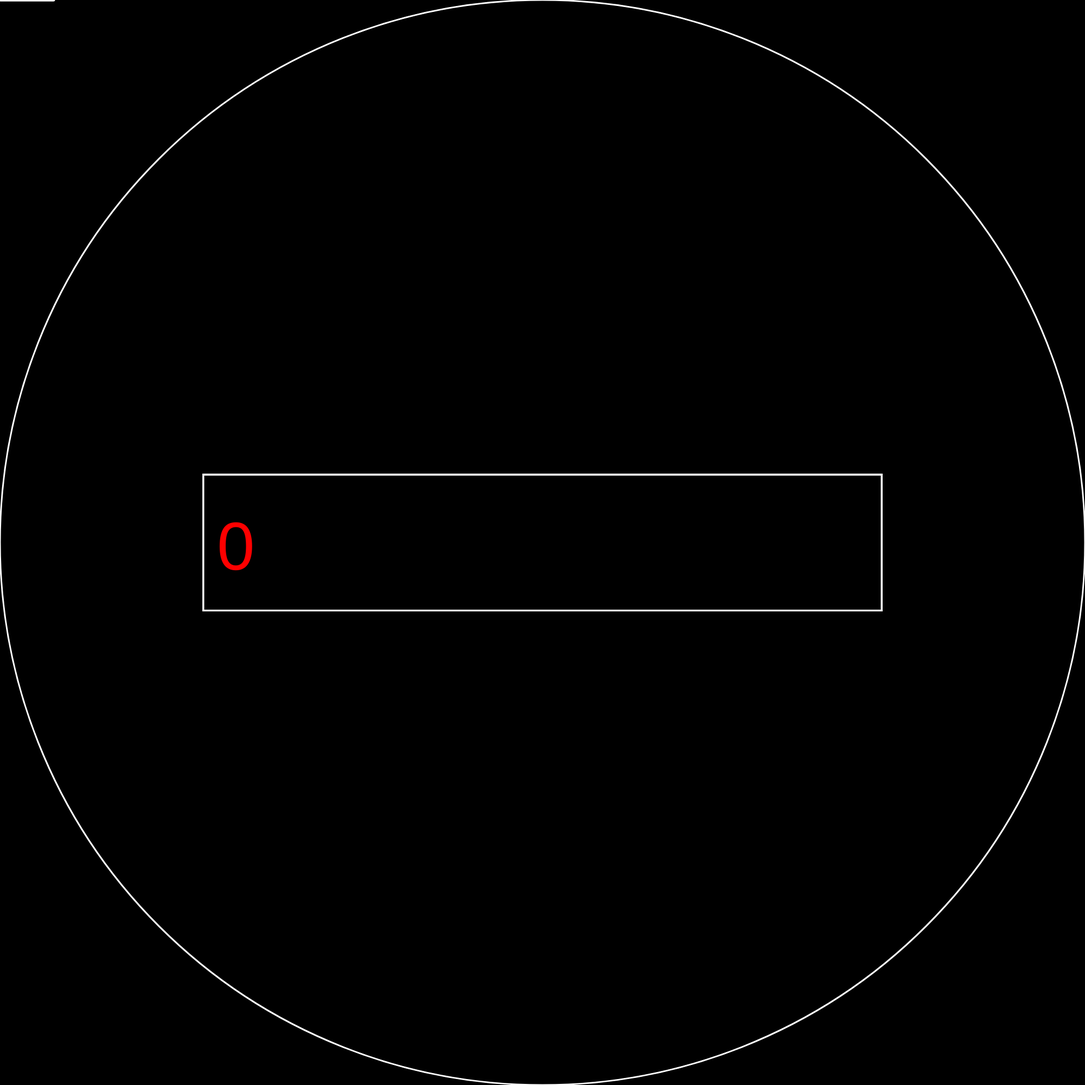
Frame 1 (no input)
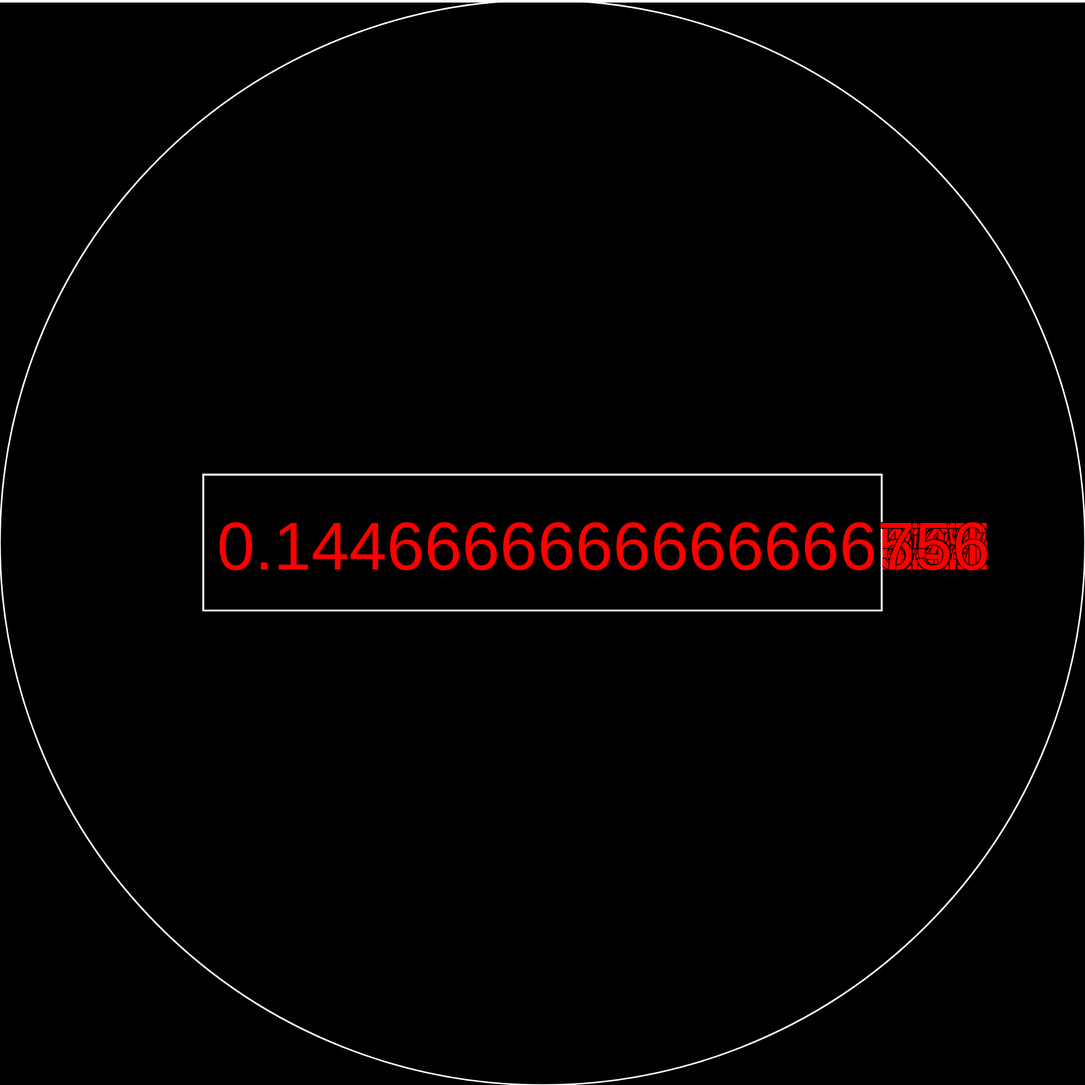
Frame 60 (no input)
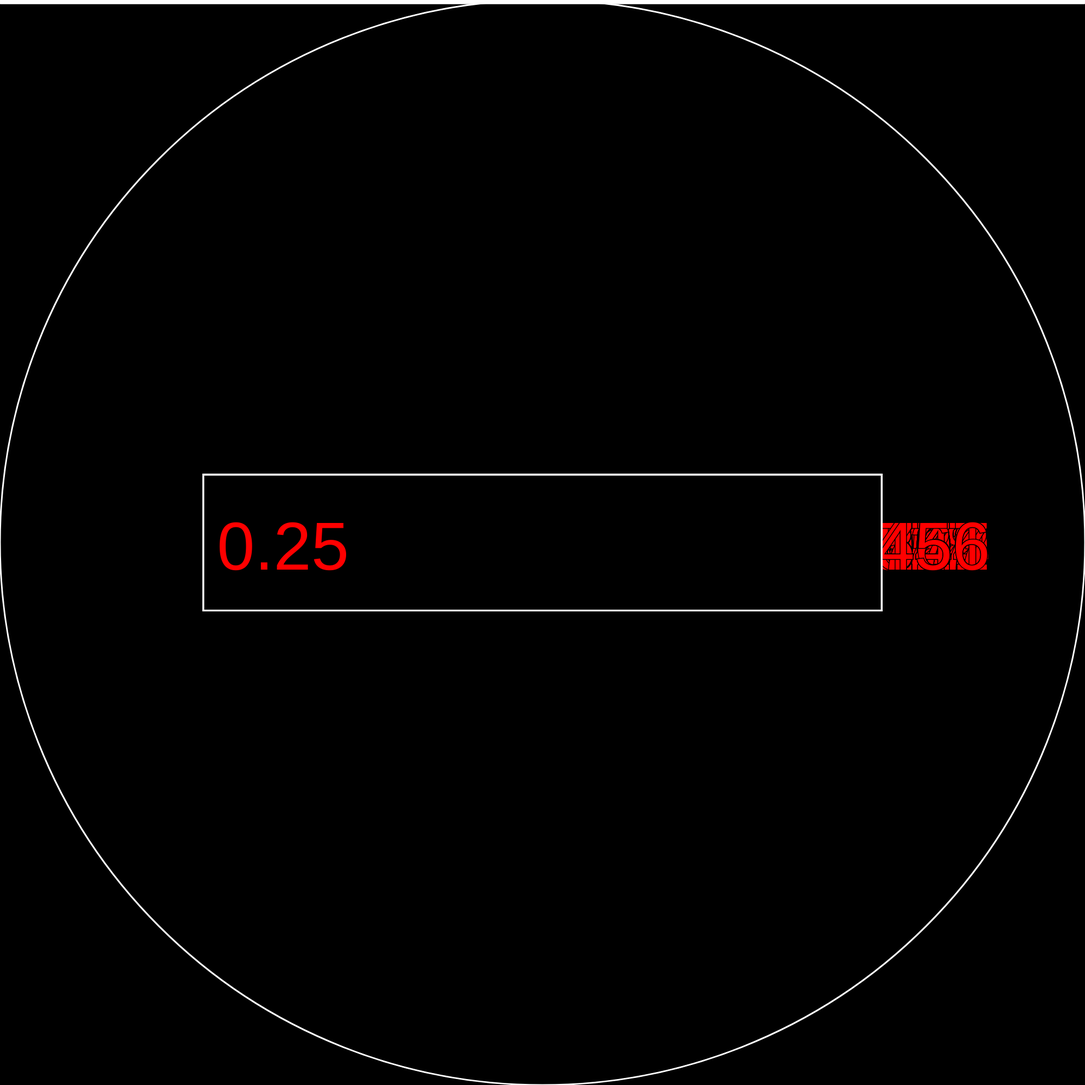
Frame 120 (the mouse pressed at the canvas centre since frame 60)

The p5.js sketch that drew these frames (run headless with seeded random() and noise() and a simulated clock; from frame 60 on, the mouse is pressed at the canvas centre):

// p5.js sketch
// ── sketch.js
let mouseDistance;
let dotsIn = 0;
let dotsTotal = 0;
const piScale = 1;
let randX;
let randY;
let randDistance;
let piApprox;
let rows = 0;
let columns = 0;
let sTOOOOOOP = false;

function setup() {
  createCanvas(2000, 2000);
  noFill();
  stroke(255);
  strokeWeight(3);
  textSize(width/16);
  background(0);
  circle(width/2, height/2, width)
}

function draw() {
  //mouseDistance = sqrt(((mouseX - (width/2)) ** 2) + ((mouseY - (height/2)) ** 2));
  if (!sTOOOOOOP){
    for (let i=0; i<100; i++){
      fill(255);
      stroke(255);
      circle(columns, rows, 2);
      dotsTotal++;
      randDistance = sqrt(((columns - (width/2)) ** 2) + ((rows - (height/2)) ** 2));
      if (randDistance <= width/2){
        dotsIn++;
      }
  
      piApprox = (dotsIn/dotsTotal) * 4;
  
      fill(0,0,0);
      rect(width/5.3333, height/2.285, width/1.6, height/8)
      fill(255,0,0);
      stroke(0);
      text(piApprox, width/5, height/1.904)
      columns++;
      if(columns >= width){
        columns = 0;
        rows++;
      }
      if (rows >= height){
        sTOOOOOOP = true;
      }
    }
  }
}

//YO DO TOK BEFORE HE COMES
